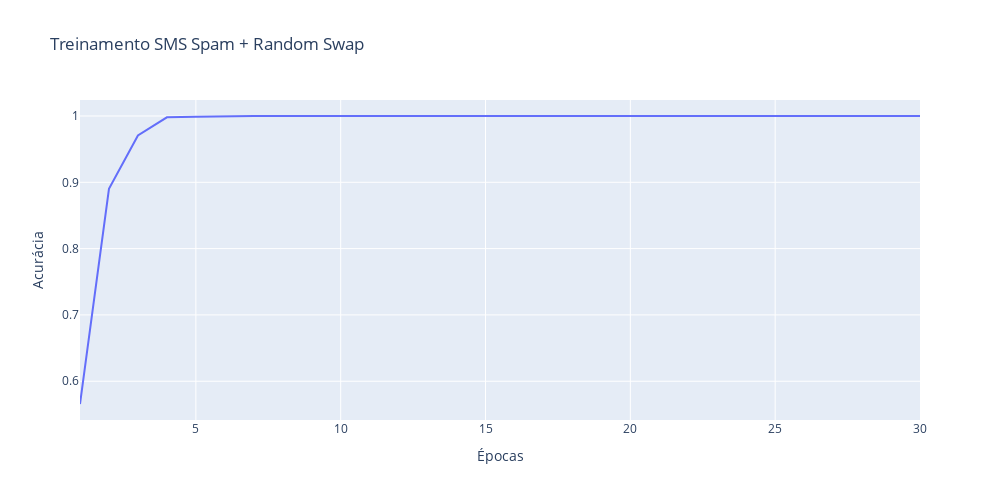

Notebook code cell kept with this figure:
### Code cell
epocas = [range(1, 31)] # Número de épocas utilizadas + 1

fig = px.line(x = epocas, y = train_acc_rd, title='Treinamento SMS Spam + Random Swap')
fig.update_yaxes(title='Acurácia')
fig.update_xaxes(title='Épocas')
fig.update_layout(showlegend=False, autosize=False, width=1000, height=500)
fig.show()

### Figure 1 — Plotly figure (JSON) as saved in the notebook; plotly's stock layout.template omitted (floating-point values rounded to 4 significant figures)
{"data": [{"hovertemplate": "variable=wide_variable_0<br>value=%{x}<br>y=%{y}<extra></extra>", "legendgroup": "wide_variable_0", "line": {"color": "#636efa", "dash": "solid"}, "marker": {"symbol": "circle"}, "mode": "lines", "name": "wide_variable_0", "orientation": "v", "showlegend": true, "type": "scatter", "x": [1, 2, 3, 4, 5, 6, 7, 8, 9, 10, 11, 12, 13, 14, 15, 16, 17, 18, 19, 20, 21, 22, 23, 24, 25, 26, 27, 28, 29, 30], "xaxis": "x", "y": [0.5657, 0.8902, 0.9706, 0.998, 0.999, 1, 1, 1, 1, 1, 1, 1, 1, 1, 1, 1, 1, 1, 1, 1, 1, 1, 1, 1, 1, 1, 1, 1, 1, 1], "yaxis": "y"}], "layout": {"autosize": false, "height": 500, "legend": {"title": {"text": "variable"}, "tracegroupgap": 0}, "showlegend": false, "title": {"text": "Treinamento SMS Spam + Random Swap"}, "width": 1000, "xaxis": {"anchor": "y", "domain": [0, 1], "title": {"text": "Épocas"}}, "yaxis": {"anchor": "x", "domain": [0, 1], "title": {"text": "Acurácia"}}}}
